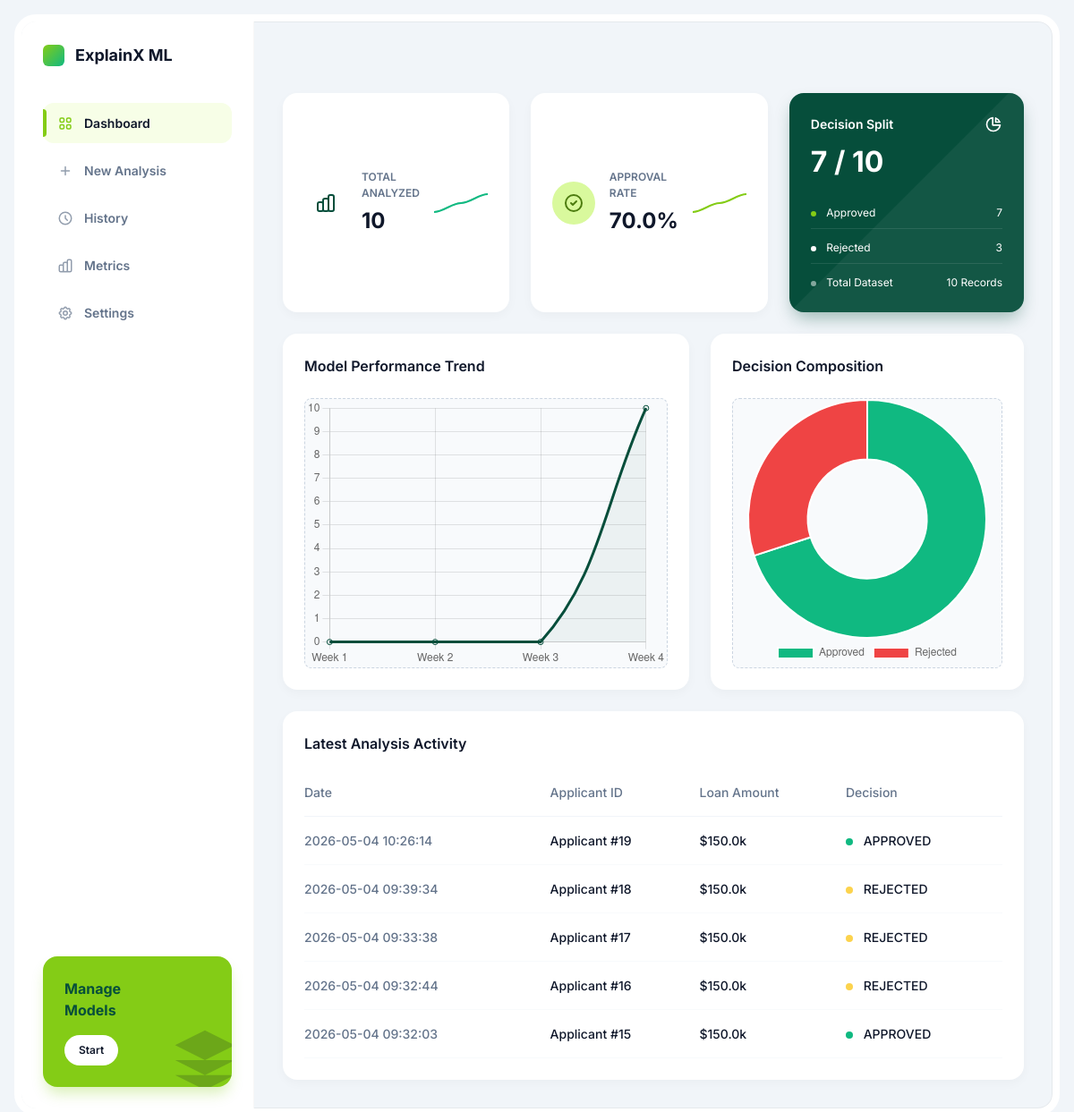
Page /dashboard on the earlier database version.
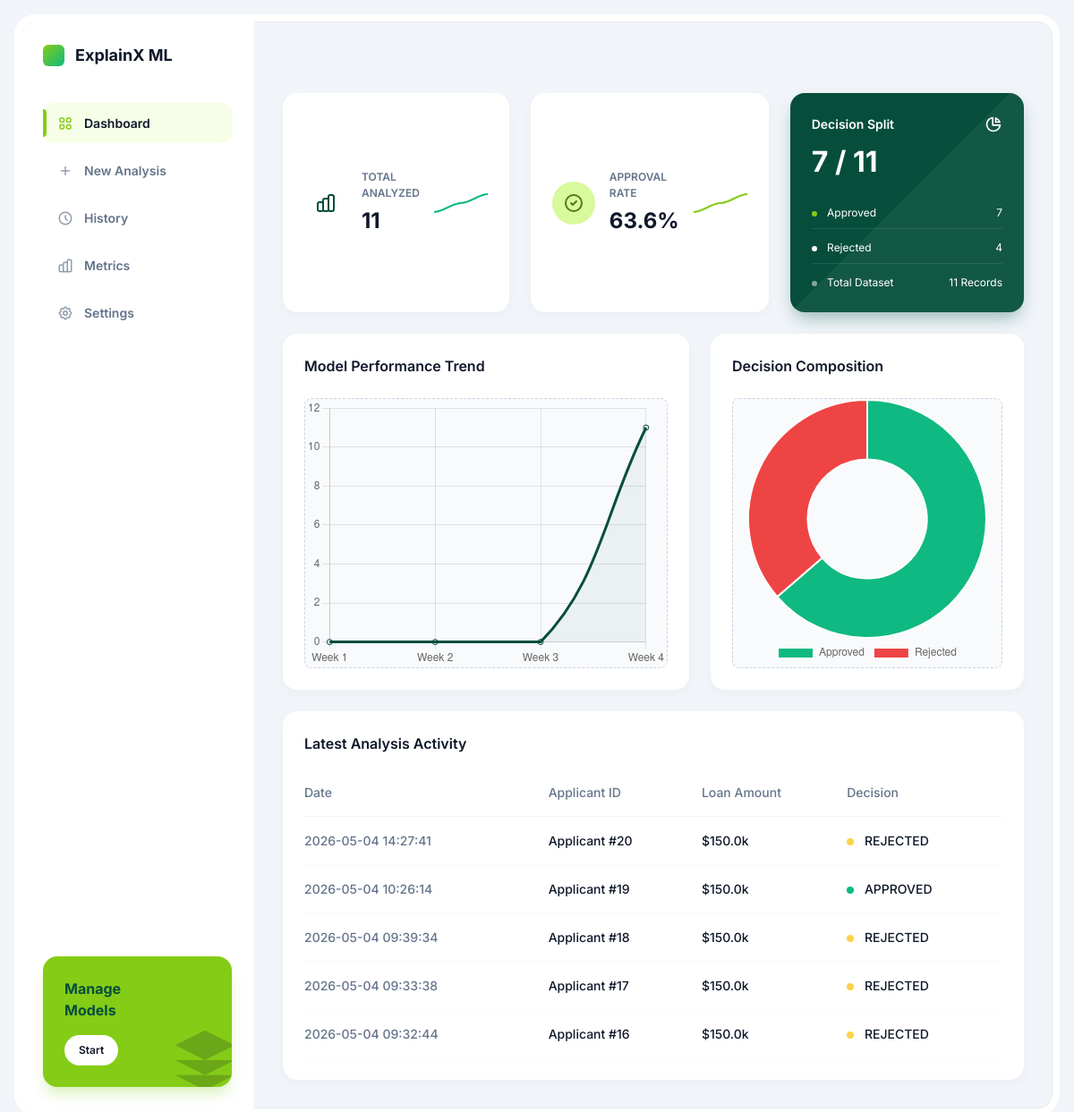
Same page on the later database version.
### tables this page shows
CREATE TABLE predictions (

    id INTEGER PRIMARY KEY AUTOINCREMENT,

    gender INTEGER,
    married INTEGER,
    dependents INTEGER,
    education INTEGER,
    self_employed INTEGER,

    applicant_income REAL,
    coapplicant_income REAL,

    loan_amount REAL,
    loan_term REAL,

    credit_history REAL,

    property_area INTEGER,

    prediction TEXT,

    created_at TIMESTAMP DEFAULT CURRENT_TIMESTAMP
);

### app.py (the view)
@app.route("/dashboard")
def dashboard():
    try:
        conn = sqlite3.connect("explainx.db")
        conn.row_factory = sqlite3.Row
        cursor = conn.cursor()
        cursor.execute("SELECT COUNT(*) as total FROM predictions")
        total_count = cursor.fetchone()['total']
        cursor.execute("SELECT COUNT(*) as approved FROM predictions WHERE prediction='APPROVED'")
        approved_count = cursor.fetchone()['approved']
        cursor.execute("SELECT COUNT(*) as rejected FROM predictions WHERE prediction='REJECTED'")
        rejected_count = cursor.fetchone()['rejected']
        cursor.execute("SELECT * FROM predictions ORDER BY created_at DESC LIMIT 5")
        recent_activity = cursor.fetchall()
        conn.close()
        stats = {
            "total": total_count,
            "approved": approved_count,
            "rejected": rejected_count,
            "approval_rate": round((approved_count / total_count * 100), 1) if total_count > 0 else 0
        }
    except Exception as e:
        print("Dashboard error:", e)
        stats = {"total": 0, "approved": 0, "rejected": 0, "approval_rate": 0}
        recent_activity = []
    return render_template("dashboard.html", stats=stats, activity=recent_activity)

### templates/dashboard.html (shortened to what the changed rows need)
{% extends "base.html" %}
{% block content %}
<div class="top-row">
    <div class="kpi-card">
        <div class="kpi-content">
            <div class="kpi-title">Total Analyzed</div>
            <div class="kpi-value">
                {{ stats.total }}
            </div>
        </div>
    </div>
    <div class="kpi-card">
        <div class="kpi-content">
            <div class="kpi-title">Approval Rate</div>
            <div class="kpi-value">
                {{ stats.approval_rate }}%
            </div>
        </div>
    </div>
    <div class="dark-card">
        <div class="dark-card-title">
            Decision Split
        </div>
        <div class="dark-card-value">{{ stats.approved }} / {{ stats.total }}</div>
        <div class="dark-card-stats">
            <div class="stat-row">
            </div>
            <div class="stat-row">
                <span><span class="dot white"></span> Rejected</span>
                <span>{{ stats.rejected }}</span>
            </div>
            <div class="stat-row">
                <span><span class="dot gray"></span> Total Dataset</span>
                <span>{{ stats.total }} Records</span>
            </div>
        </div>
    </div>
</div>
<div class="main-grid">
    <div class="chart-card">
        <div class="chart-body">
            <canvas id="performanceChart"></canvas>
        </div>
    </div>
    <div class="chart-card">
        <div class="chart-body">
            <canvas id="splitChart"></canvas>
        </div>
    </div>
</div>
<div class="table-card">
    {% if activity %}
    <table class="custom-table">
        <thead>
            <tr>
                <th>Date</th>
                <th>Applicant ID</th>
                <th>Loan Amount</th>
                <th>Decision</th>
            </tr>
        </thead>
        <tbody>
            {% for row in activity %}
            <tr>
                <td style="color:var(--text-muted)">{{ row.created_at }}</td>
                <td>Applicant #{{ row.id }}</td>
                <td>${{ row.loan_amount }}k</td>
                <td>
                    <span class="status-dot {{ 'completed' if row.prediction == 'APPROVED' else 'pending' }}"></span>
                    {{ row.prediction }}
                </td>
            </tr>
            {% endfor %}
        </tbody>
    </table>
    {% else %}
    <div style="text-align: center; padding: 2rem; color: var(--text-muted);">
        No recent activity. Run a new analysis to see results here.
    </div>
    {% endif %}
</div>
<script>
    // Performance Trend (Mock data for trend, but using real count)
    const ctxPerf = document.getElementById('performanceChart').getContext('2d');
    new Chart(ctxPerf, {
        type: 'line',
        data: {
            labels: ['Week 1', 'Week 2', 'Week 3', 'Week 4'],
            datasets: [{
                label: 'Analyses',
                data: [0, 0, 0, {{ stats.total }}],
                borderColor: '#064e3b',
                tension: 0.4,
                fill: true,
                backgroundColor: 'rgba(6, 78, 59, 0.05)'
            }]
        },
        options: {
            responsive: true,
            maintainAspectRatio: false,
            plugins: { legend: { display: false } },
            scales: { y: { beginAtZero: true } }
        }
    });
    // Decision Split Donut
    const ctxSplit = document.getElementById('splitChart').getContext('2d');
    new Chart(ctxSplit, {
        type: 'doughnut',
        data: {
            labels: ['Approved', 'Rejected'],
            datasets: [{
                data: [{{ stats.approved }}, {{ stats.rejected }}],
                backgroundColor: ['#10b981', '#ef4444'],
                hoverOffset: 4
            }]
        },
        options: {
            responsive: true,
            maintainAspectRatio: false,
            plugins: { legend: { position: 'bottom' } }
        }
    });
</script>
{% endblock %}

Differences in the rows shown:
no longer on this page (row unchanged): predictions: created_at "2026-05-04 09:32:03", id "15", loan_amount "150.0", prediction "APPROVED"
added predictions: created_at "2026-05-04 14:27:41", id "20", loan_amount "150.0", prediction "REJECTED"
Other differences:
{{ stats.total }}: "10" → "11"
{{ stats.approval_rate }}: "70.0" → "63.6"
{{ stats.rejected }}: "3" → "4"
chart data {{ stats.total }}: 10 → 11
chart data {{ stats.rejected }}: 3 → 4
